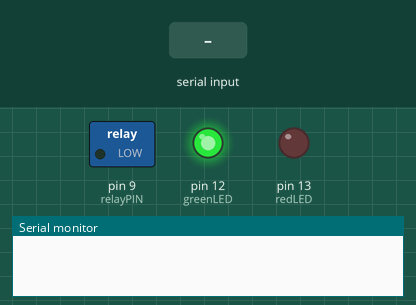
Bench run of a sketch on a simulated Arduino Uno, built with avr-gcc and run on an emulated ATmega328P. On the bench: switched loads named in the sketch (green lamp = pin HIGH), output pins drawn as LEDs (lit = HIGH), the last lines printed to the serial monitor. Inputs (shaded band) come from the test bench.

Above: at 1.2 s.
1.3 s: "0" received over the second serial link
At 1.9 s:
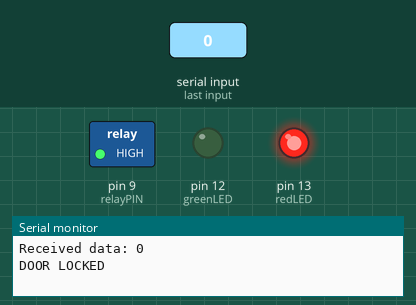
2.8 s: "1" received over the second serial link
At 3.1 s:
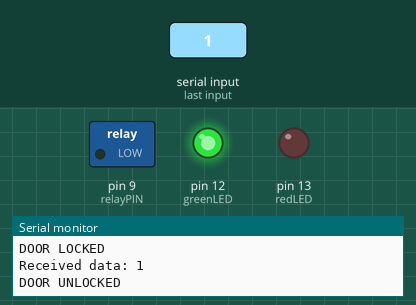
Timing chart, 0 to 19.3 s (numbered marks = the images above; inputs shaded):
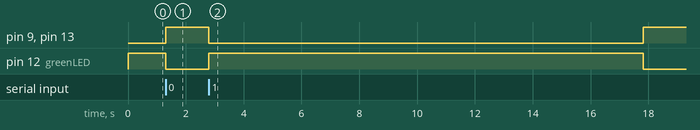

The sketch:

main.ino
```cpp
#include <SoftwareSerial.h>

SoftwareSerial bluetooth(10, 11);

const int redLED = 13;
const int greenLED = 12;
const int relayPIN = 9;

void setup() {
  Serial.begin(9600);
  bluetooth.begin(9600);

  pinMode(redLED, OUTPUT);
  pinMode(greenLED, OUTPUT);
  pinMode(relayPIN, OUTPUT);

  digitalWrite(greenLED, HIGH);
  digitalWrite(relayPIN, LOW);
}

void loop() {
  if (bluetooth.available() > 0) {
    char receivedData = bluetooth.read();
    Serial.print("Received data: ");
    Serial.println(receivedData);

    if (receivedData == '1') {
      unlockDoor();
      delay(15000);
      lockDoor();
    } else {
      lockDoor();
    }

    while (bluetooth.available() > 0) {
      bluetooth.read();
    }
  }
}

void lockDoor() {
  digitalWrite(relayPIN, HIGH);
  digitalWrite(greenLED, LOW);
  digitalWrite(redLED, HIGH);
  Serial.println("DOOR LOCKED");
  bluetooth.print("DOOR LOCKED");
}

void unlockDoor() {
  digitalWrite(relayPIN, LOW);
  digitalWrite(greenLED, HIGH);
  digitalWrite(redLED, LOW);
  Serial.println("DOOR UNLOCKED");
  bluetooth.print("DOOR UNLOCKED");
}
```

Measured:
- after the input at 1.3 s, pin 9 (relayPIN), pin 13 (redLED): LOW → HIGH at once; pin 12 (greenLED): HIGH → LOW at once
- after the input at 2.8 s, pin 9 (relayPIN), pin 13 (redLED): HIGH → LOW at once, → HIGH 15.0 s later; pin 12 (greenLED): LOW → HIGH at once, → LOW 15.0 s later
